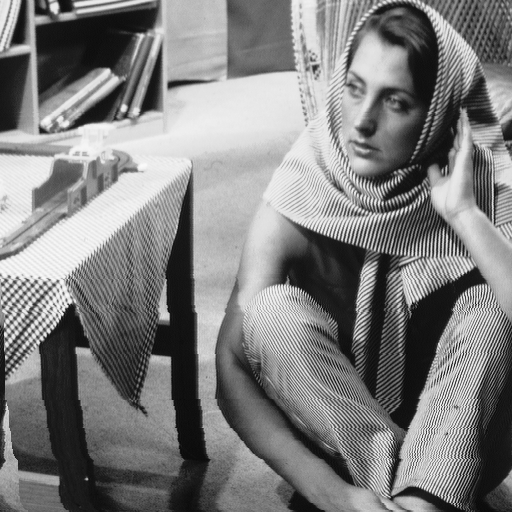
#> input picture src/barbara_gray.bmp, 512 x 512 px
$ jupyter execute Isometric.ipynb
#> lines starting #> are read from the running program, lines starting #| are printed output that depends on the picture
[cell 1]
import numpy as np
import matplotlib.pyplot as plt

[cell 2]
def rectangle(x=0, y=0, width=1, length=1, step=.1, cetner=False):
#> called with x = 2, y = 3, width = 10, length = 20, step = 0.1, cetner = False
    if cetner:
        x = -1*int(width/2)
        y = -1*int(length/2)
    step_inv = int(1 / step)
    vertices = [(x, y), (x + width, y), (x + width, y + length), (x, y + length)]
    # Generate the points along the edges of the square
    points = []
    for i in range(len(vertices)):
        x1, y1 = vertices[i]
        x2, y2 = vertices[(i + 1) % len(vertices)]
        if x1 == x2:  # Vertical edge
            points.extend([(x1, y * step, 1) for y in range(min(y1, y2)*step_inv, max(y1, y2)*step_inv + 1, 1)])
        else:  # Horizontal edge
            points.extend([(x * step, y1, 1) for x in range(min(x1, x2)*step_inv, max(x1, x2)*step_inv + 1, 1)])
    # Separate the x and y coordinates
    x_coords, y_coords, _ = zip(*points)
    return points, x_coords, y_coords

[cell 3]
def isometric(points, theta=0, tx=0, ty=0, ep=1):
    theta = np.pi * theta / 180
    transform_point = []
    iso_mat = np.array([
        [ep*np.cos(theta), -1 * np.sin(theta) , tx],
        [ep*np.sin(theta), np.cos(theta), ty],
        [0, 0, 1]
    ])
    for point in points:
        transform_point.append(iso_mat @ np.array(point).T)
    x_coords, y_coords, _ = zip(*transform_point)
    return transform_point, x_coords, y_coords

[cell 4]
fig, ax = plt.subplots()

angles = [0, 45, 90, 120, 180, 225, 270, 315, 360]

points, x_coords, y_coords = rectangle(x=2, y=3, width=10, length=20, cetner=False)
for angle in angles:
    points2, x_coords2, y_coords2 = isometric(points, theta=angle, tx=0, ty=0, ep=1)
    ax.scatter(x_coords2, y_coords2, marker='.', color='r')

# Plot the points
ax.scatter(x_coords, y_coords, marker='.', color='b')
# Set the axis limits
xlim = 20
ylim = 10
ax.set_xlim(min(x_coords) - xlim, max(x_coords) + xlim)
ax.set_ylim(min(y_coords) - ylim, max(y_coords) + ylim)
# Set the axis labels
ax.set_xlabel('X-axis')
ax.set_ylabel('Y-axis')
# Display the grid
ax.grid(True)
ax.axhline(y=0, color='k')
ax.axvline(x=0, color='k')
ax.set_aspect('equal', adjustable='box')
plt.show()
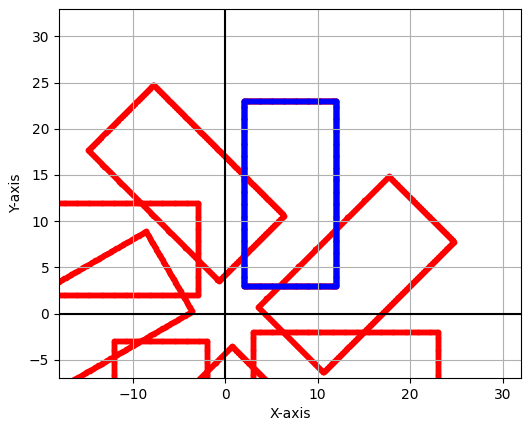
#> figure drawn by matplotlib, 1 panel

[cell 5]
fig, ax = plt.subplots()

angles = [0, 45, 90, 120, 180, 225, 270, 315, 360]

points, x_coords, y_coords = rectangle(width=10, length=20, cetner=True)
for angle in angles:
    points2, x_coords2, y_coords2 = isometric(points, theta=angle, tx=0, ty=0, ep=1)
    ax.scatter(x_coords2, y_coords2, marker='.', color='r')

# Plot the points
ax.scatter(x_coords, y_coords, marker='.', color='b')
# Set the axis limits
xlim = 20
ylim = 10
ax.set_xlim(min(x_coords) - xlim, max(x_coords) + xlim)
ax.set_ylim(min(y_coords) - ylim, max(y_coords) + ylim)
# Set the axis labels
ax.set_xlabel('X-axis')
ax.set_ylabel('Y-axis')
# Display the grid
ax.grid(True)
ax.axhline(y=0, color='k')
ax.axvline(x=0, color='k')
ax.set_aspect('equal', adjustable='box')
plt.show()
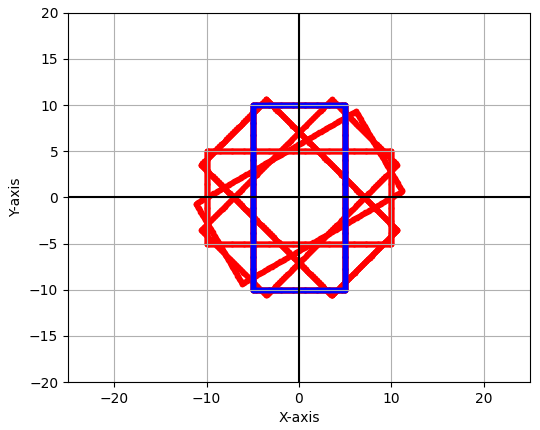
#> figure drawn by matplotlib, 1 panel

[cell 6]
def isometric(point, theta=0, tx=0, ty=0, ep=1):
    theta = np.pi * theta / 180
    iso_mat = np.array([
        [ep*np.cos(theta), -1 * np.sin(theta) , tx],
        [ep*np.sin(theta), np.cos(theta), ty],
        [0, 0, 1]
    ])
    transform_point=iso_mat @ np.array(point).T
    return transform_point #[i_new, j_new, 1]

[cell 7]
import cv2
im = cv2.imread('../src/barbara_gray.bmp', cv2.IMREAD_GRAYSCALE)
#> im is the input picture: shape (512, 512); min 7, max 250, mean 126.6
print(im.shape)
#| (512, 512)
print(im)
#> (printed output is left out)

[cell 8]
new_img_type = []
for i in range(512):
    for j in range(512):
        new_point = isometric([i,j,1], theta=45)
        i_new = int(np.round(new_point[0]))
        j_new = int(np.round(new_point[1]))
        new_img_type.append([i_new, j_new, im[i][j]])
#> after the loop, new_img_type = 262144 items
new_img_type = np.array(new_img_type)
X, Y, C = zip(*new_img_type)
#> X = 262144 items; Y = 262144 items; C = 262144 items
X -= np.min(X)
Y -= np.min(Y)
X_clipped = np.clip(X, 0, 255 - 1)
Y_clipped = np.clip(Y, 0, 255 - 1)
matrix_shape = (np.max(X) + 1, np.max(Y) + 1)
#> matrix_shape = (723, 724)
result_matrix = np.zeros(matrix_shape)
result_matrix[X, Y] = C
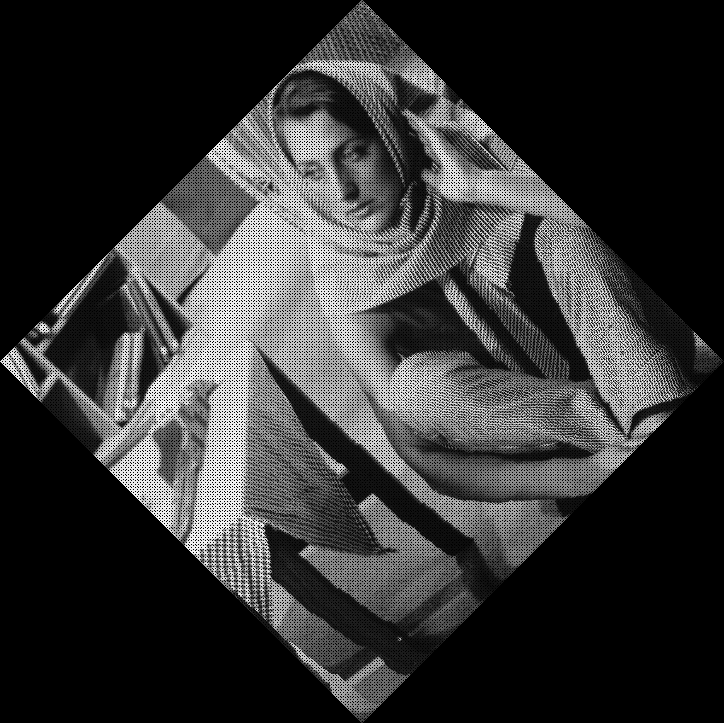
#> result_matrix: shape (723, 724) float64; min 0, max 250, mean 52.5


plt.imshow(result_matrix, cmap='gray', vmin=0, vmax=255)
plt.show()
